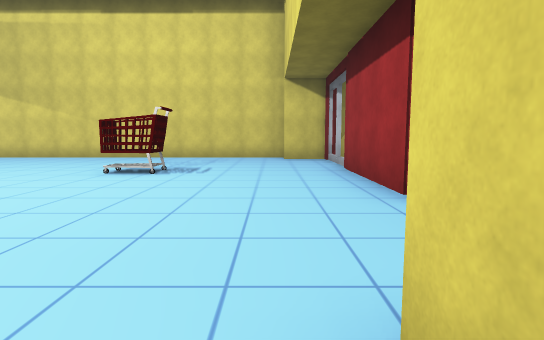
[1] (above)

20 first-person views from a walk through a Unity game level. The camera is 1.4 m above the floor, tilts 6° down and sees 80° across. Doors are open. The floor is counted in squares, 2 m on a side. Each view is taken from the middle of a square. On the plan, view 1 faces up. The plan holds only what a view shows up to about 10 squares ahead; the rest is blank. The place goes on beyond the plan. The player is left out. Some animated figures are left out. Some surface patterns are stand-ins.

[2]
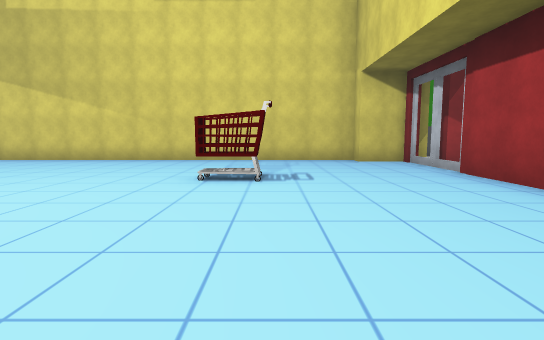

[3]
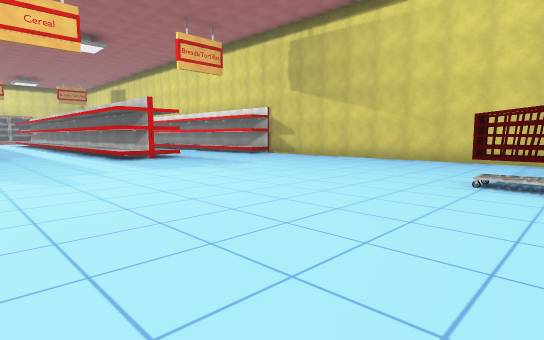

[4]
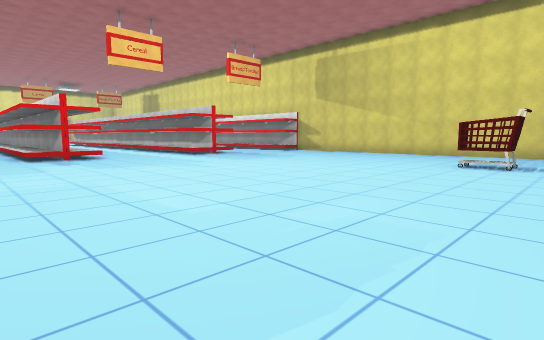

[5]
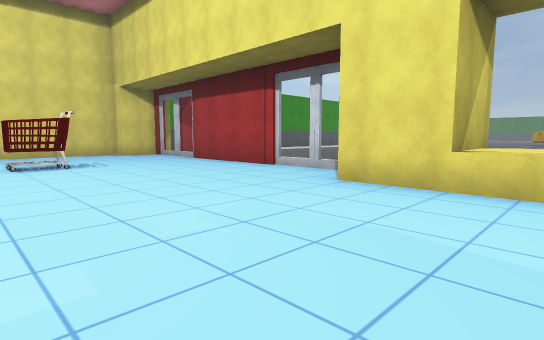

[6]
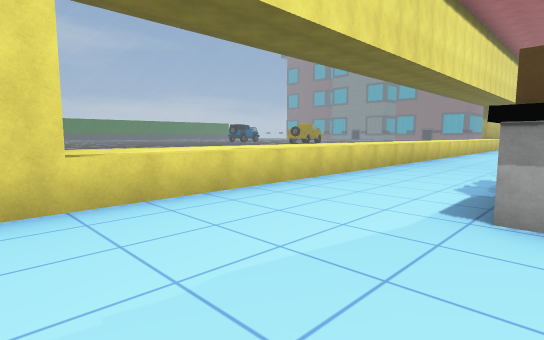

[7]
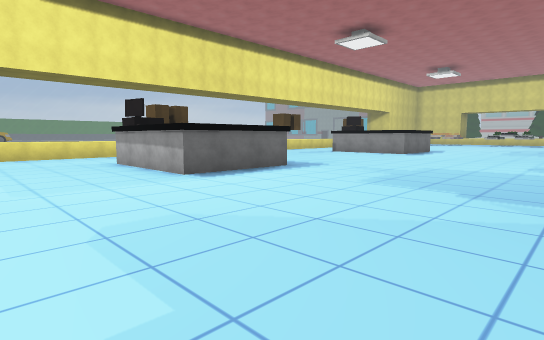

[8]
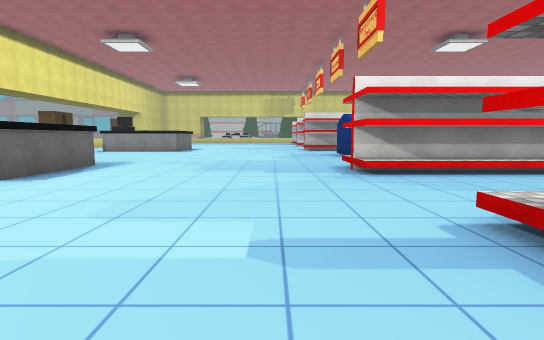

[9]
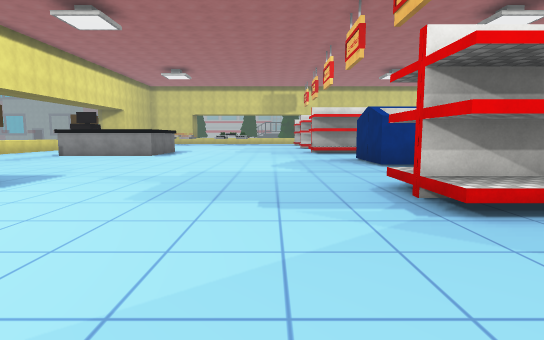

[10]
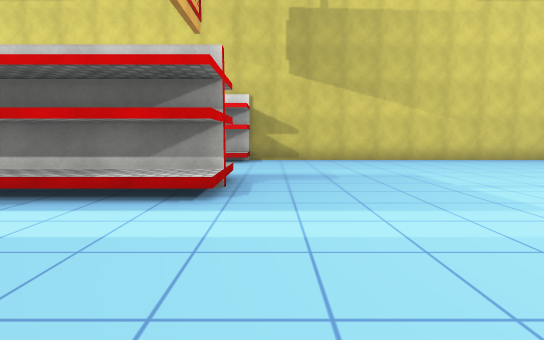

[11]
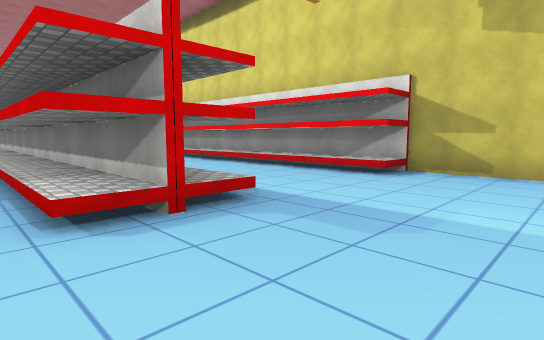

[12]
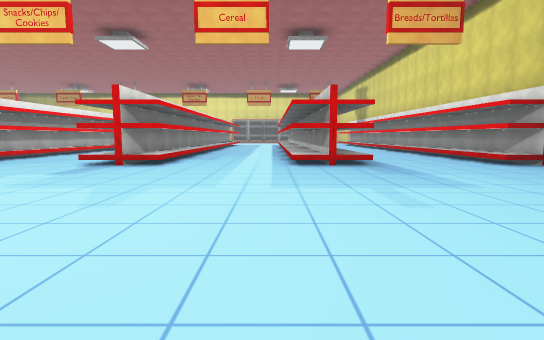

[13]
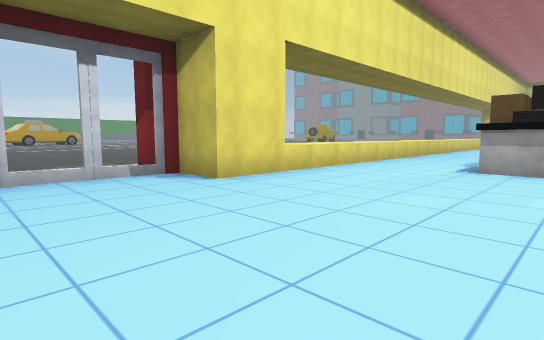

[14]
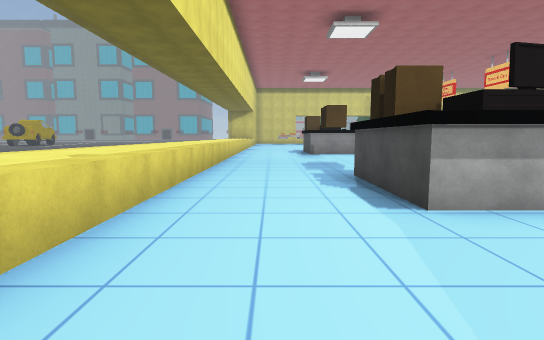

[15]
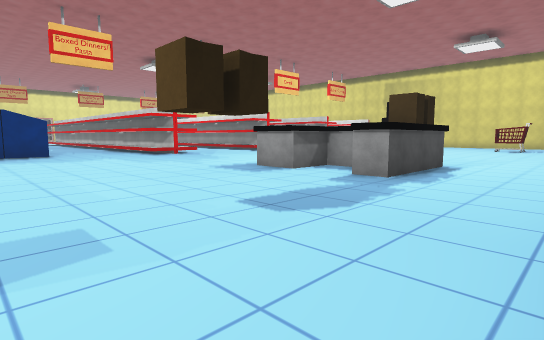

[16]
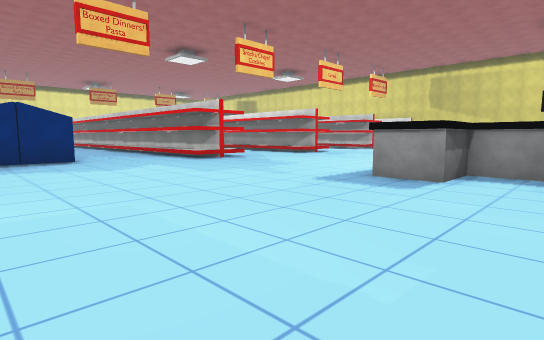

[17]
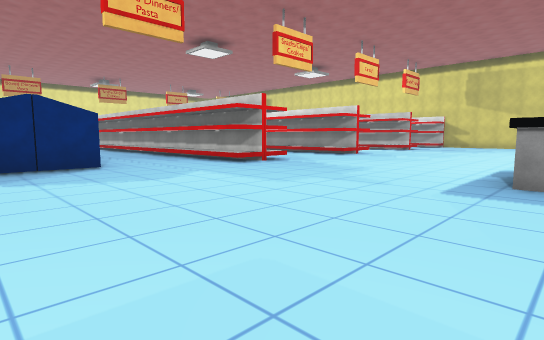

[18]
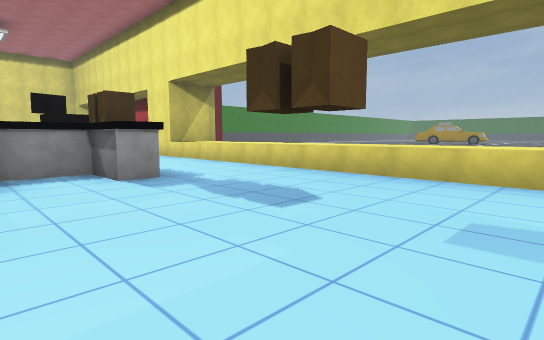

[19]
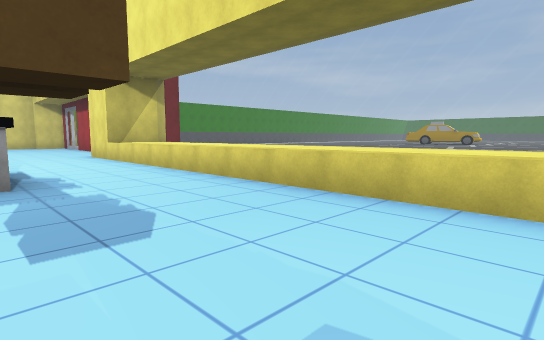

[20]
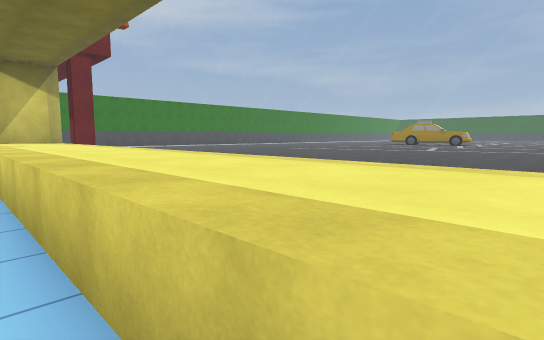

### Floor plan
Key: @ floor where view 1 was taken; # wall or solid block; . main floor; : floor 0.5 m higher than the main floor; D open door; = window, fence, low wall or low ledge; ^ raised ledge; C cart; M computer; O other object.
Columns run from 14 left of view 1 to 12 right of it. Each row starts with its distance up from view 1.
 11 ################
 10 ###............###
  9 ................D
  8 ................D
  7 ................D
  6   #........CC...#
  5 ###.............#
  4 ................#
  3 ................D .....
  2 ................D .....
  1 ::#............#D#....
  0 ###...........@##  ..
 -1  ..............^=
 -2 ...............^=
 -3 ........###M...^=
 -4 ::#.....###O...^=
 -5 ###.....##.#...^=
 -6 ...............^=
 -7 ...............^=     ...
 -8 ...............^=     ....
 -9  #.............^=     .....
-10  #.............^=     .....
-11  #.............^=

Where each view was taken, in squares from view 1:
view 1: 0 up, 0 right, facing up
view 2: 1 up, 2 left, facing up
view 3: 1 up, 2 left, facing up-left
view 4: 2 down, 1 left, facing up-left
view 5: 2 down, 4 left, facing up-right
view 6: 0 up, 3 left, facing down-right
view 7: 0 up, 11 left, facing down-right
view 8: 2 up, 10 left, facing down
view 9: 1 down, 10 left, facing down
view 10: 1 up, 11 left, facing up
view 11: 4 up, 9 left, facing up-left
view 12: 4 up, 4 left, facing left
view 13: 4 up, 4 left, facing down-right
view 14: 0 up, 1 left, facing down
view 15: 11 down, 0 right, facing up-left
view 16: 11 down, 3 left, facing up-left
view 17: 11 down, 5 left, facing up-left
view 18: 11 down, 5 left, facing up-right
view 19: 11 down, 3 left, facing up-right
view 20: 11 down, 0 right, facing up-right
